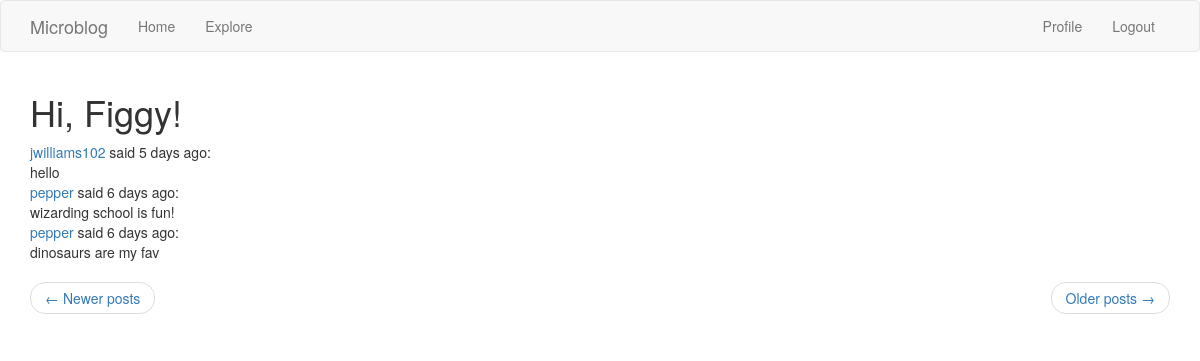
The app's page /explore?page=3 (signed in) with its own data.
### flask_app/models.py (models this page shows, shortened)
class User(UserMixin, db.Model):
    id = db.Column(db.Integer, primary_key=True)
    username = db.Column(db.String(64), index=True, unique=True)
    email = db.Column(db.String(120), index=True, unique=True)
    password_hash = db.Column(db.String(128))
    posts = db.relationship('Post', backref='author', lazy='dynamic')
    about_me = db.Column(db.String(140))
    last_seen = db.Column(db.DateTime, default=datetime.utcnow)
    followed = db.relationship(
        'User', secondary=followers,
        primaryjoin=(followers.c.follower_id == id),
        secondaryjoin=(followers.c.followed_id == id),
        backref=db.backref('followers', lazy='dynamic'), lazy='dynamic')

class Post(db.Model):
    id = db.Column(db.Integer, primary_key= True)
    body = db.Column(db.String(140))
    created_at = db.Column(db.DateTime, index = True, default = datetime.utcnow)
    user_id = db.Column(db.Integer, db.ForeignKey('user.id'))
    __searchable__ = ['body']

### flask_app/main/routes.py (the view)
@bp.route('/explore')
def explore():
    page = request.args.get('page', 1, type=int)
    posts = Post.query.order_by(Post.created_at.desc()).paginate(
        page, current_app.config['POSTS_PER_PAGE'], False)
    next_url = url_for('main.explore', page=posts.next_num) \
        if posts.has_next else None
    prev_url = url_for('main.explore', page=posts.prev_num) \
        if posts.has_prev else None
    return render_template('index.html', title='Explore',
                           posts=posts.items, next_url=next_url,
                           prev_url=prev_url)

### flask_app/main/routes.py (called while the page is built)
@bp.before_app_request
def before_request():
    if current_user.is_authenticated:
        current_user.last_seen = datetime.utcnow()
        db.session.commit()

### flask_app/models.py (called while the page is built)
@login.user_loader
def load_user(id):
    return User.query.get(int(id))

    @classmethod
    def before_commit(cls, session):
        session._changes = {
            'add': list(session.new),
            'update': list(session.dirty),
            'delete': list(session.deleted)
        }

    @classmethod
    def after_commit(cls, session):
        for obj in session._changes['add']:
            if isinstance(obj, SearchableMixin):
                add_to_index(obj.__tablename__, obj)
        for obj in session._changes['update']:
            if isinstance(obj, SearchableMixin):
                add_to_index(obj.__tablename__, obj)
        for obj in session._changes['delete']:
            if isinstance(obj, SearchableMixin):
                remove_from_index(obj.__tablename__, obj)
        session._changes = None

### flask_app/templates/index.html (shortened to what this page needs)
  {% extends "base.html" %}
{% import 'bootstrap/wtf.html' as wtf %}
{% block app_content %}
    <h1>Hi, {{ current_user.username }}!</h1>
    {% for post in posts %}
        {% include '_post.html' %}
    {% endfor %}
    <nav aria-label="...">
        <ul class="pager">
            <li class="previous{% if not prev_url %} disabled{% endif %}">
                <a href="{{ prev_url or '#' }}">
                    <span aria-hidden="true">&larr;</span> Newer posts
                </a>
            </li>
            <li class="next{% if not next_url %} disabled{% endif %}">
                <a href="{{ next_url or '#' }}">
                    Older posts <span aria-hidden="true">&rarr;</span>
                </a>
            </li>
        </ul>
    </nav>
{% endblock %}

### flask_app/templates/_post.html
<table>
    <tr valign="top">
        <td>
            <a href="{{ url_for('main.user', username=post.author.username) }}">
                {{ post.author.username }}
            </a>
            said {{ moment(post.created_at).fromNow() }}:
            <br>{{ post.body }}
        </td>
    </tr>
</table>

### records on screen
User: username "Figgy"
Post: author.username "jwilliams102", created_at "5 days ago", body "hello"
Post: author.username "pepper", created_at "6 days ago", body "wizarding school is fun!"
Post: author.username "pepper", created_at "6 days ago", body "dinosaurs are my fav"
